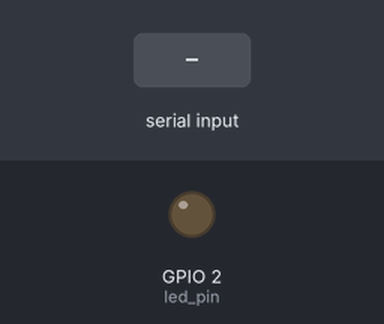
Simulated run of this sketch. Board: ESP32. On the bench: output pins drawn as LEDs (lit = HIGH). The inputs (shaded band) are chosen by the test bench. What the sketch prints to the serial monitor is not drawn.

Above: at 1.8 s.
1.9 s: byte 30 received over Serial
At 2.3 s:
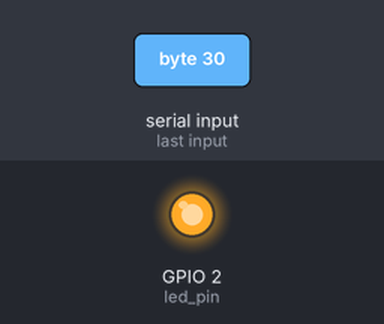
3.4 s: byte 90 received over Serial
4.9 s: byte 120 received over Serial
At 10.8 s:
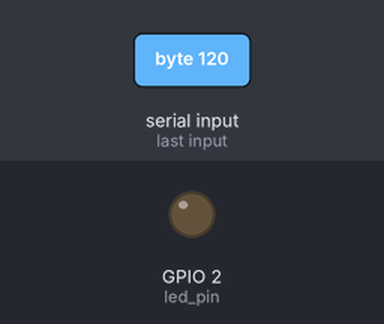
Timing chart, 0 to 12.3 s (numbered marks = the images above; inputs shaded):
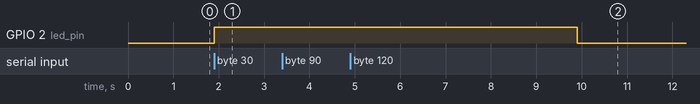

Measured:
- after the input at 1.9 s, GPIO 2 (led_pin): LOW → HIGH at once
- after the input at 3.4 s, every drawn part: stays the same
- after the input at 4.9 s, GPIO 2 (led_pin): HIGH → LOW after 5.0 s instead of 3.5 s

The sketch:

Timer_3.ino
```cpp
static const TickType_t dim_delay = 5000 / portTICK_PERIOD_MS;
static const int led_pin = 2;
static TimerHandle_t one_shot_timer = NULL;

void autoDimmerCallback(TimerHandle_t xTimer) {
  digitalWrite(led_pin, LOW);
}

void doCLI(void *parameters) {
  char c;
  pinMode(led_pin, OUTPUT);
  while (1) {
    if (Serial.available() > 0) {
      c = Serial.read();
      Serial.print(c);
      digitalWrite(led_pin, HIGH);
      xTimerStart(one_shot_timer, portMAX_DELAY);
    }
  }
}

void setup() {
  Serial.begin(9600);
  vTaskDelay(1000 / portTICK_PERIOD_MS);
  one_shot_timer = xTimerCreate("One-shot timer", dim_delay, pdFALSE, (void *)0, autoDimmerCallback);

  xTaskCreatePinnedToCore(doCLI, "Do CLI", 1024, NULL, 1, NULL, 1);
  vTaskDelete(NULL);
}

void loop() {
  vTaskDelay(1000 / portTICK_PERIOD_MS);
}
```
